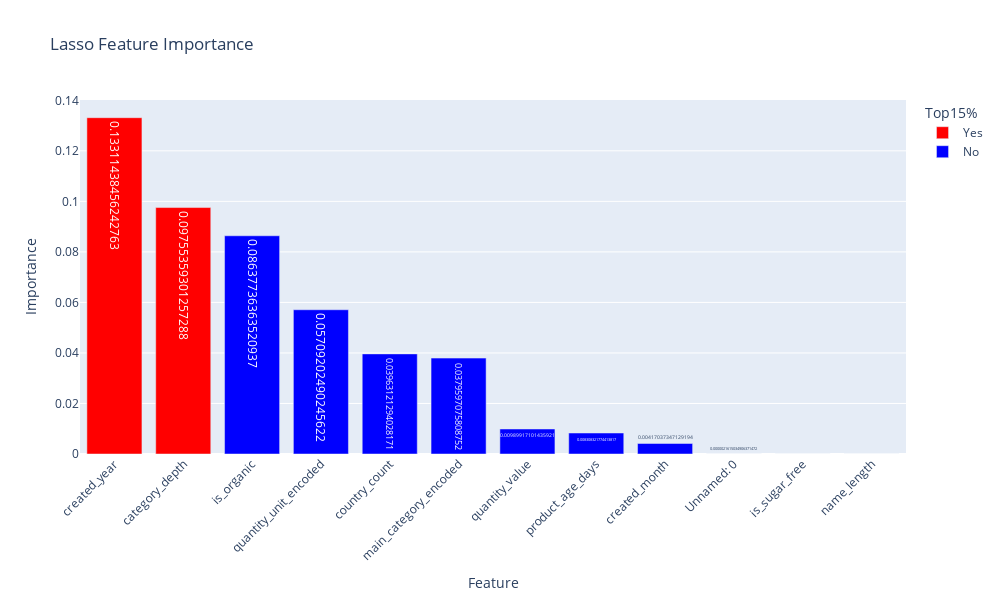

The code cell stored with this chart in its notebook:
### Code cell
fig = px.bar(
    feat_df,                
    x='Feature',            
    y='Importance',         
    color='Top15%',         
    color_discrete_map={'Yes': 'red', 'No': 'blue'},  
    text='Importance',      
    title='Lasso Feature Importance'  
)


fig.update_layout(
    xaxis_tickangle=-45,  
    width=1000,           
    height=600            
)

fig.show()

### Figure 1 — Plotly figure (JSON) as saved in the notebook; plotly's stock layout.template omitted (floating-point values rounded to 4 significant figures)
{"data": [{"hovertemplate": "Top15%=Yes<br>Feature=%{x}<br>Importance=%{text}<extra></extra>", "legendgroup": "Yes", "marker": {"color": "red", "pattern": {"shape": ""}}, "name": "Yes", "orientation": "v", "showlegend": true, "text": [0.1331, 0.09755], "textposition": "auto", "type": "bar", "x": ["created_year", "category_depth"], "xaxis": "x", "y": [0.1331, 0.09755], "yaxis": "y"}, {"hovertemplate": "Top15%=No<br>Feature=%{x}<br>Importance=%{text}<extra></extra>", "legendgroup": "No", "marker": {"color": "blue", "pattern": {"shape": ""}}, "name": "No", "orientation": "v", "showlegend": true, "text": [0.08638, 0.05709, 0.03963, 0.03796, 0.009899, 0.008308, 0.00417, 2.162e-06, 0.0, 0.0], "textposition": "auto", "type": "bar", "x": ["is_organic", "quantity_unit_encoded", "country_count", "main_category_encoded", "quantity_value", "product_age_days", "created_month", "Unnamed: 0", "is_sugar_free", "name_length"], "xaxis": "x", "y": [0.08638, 0.05709, 0.03963, 0.03796, 0.009899, 0.008308, 0.00417, 2.162e-06, 0.0, 0.0], "yaxis": "y"}], "layout": {"barmode": "relative", "height": 600, "legend": {"title": {"text": "Top15%"}, "tracegroupgap": 0}, "title": {"text": "Lasso Feature Importance"}, "width": 1000, "xaxis": {"anchor": "y", "domain": [0, 1], "tickangle": -45, "title": {"text": "Feature"}}, "yaxis": {"anchor": "x", "domain": [0, 1], "title": {"text": "Importance"}}}}
